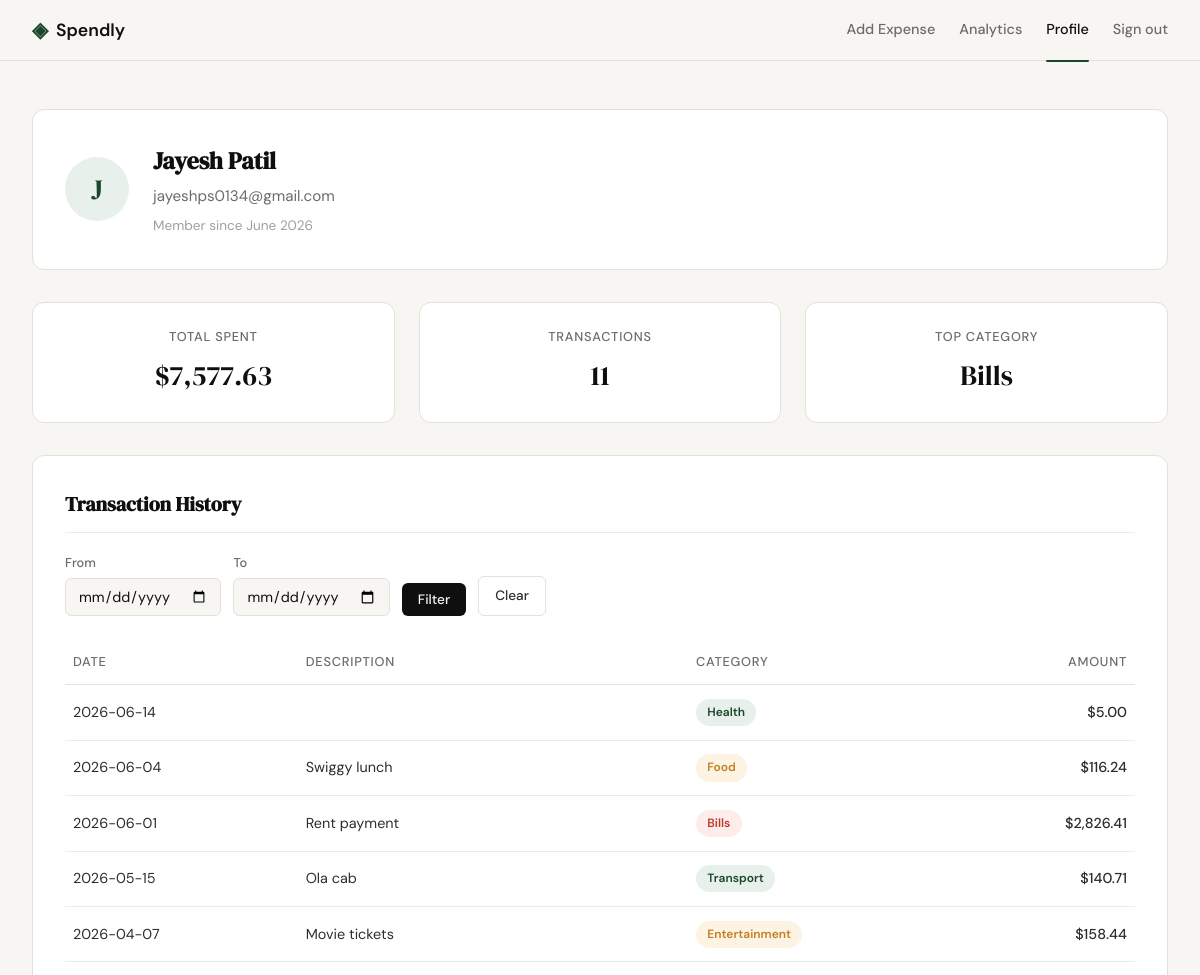
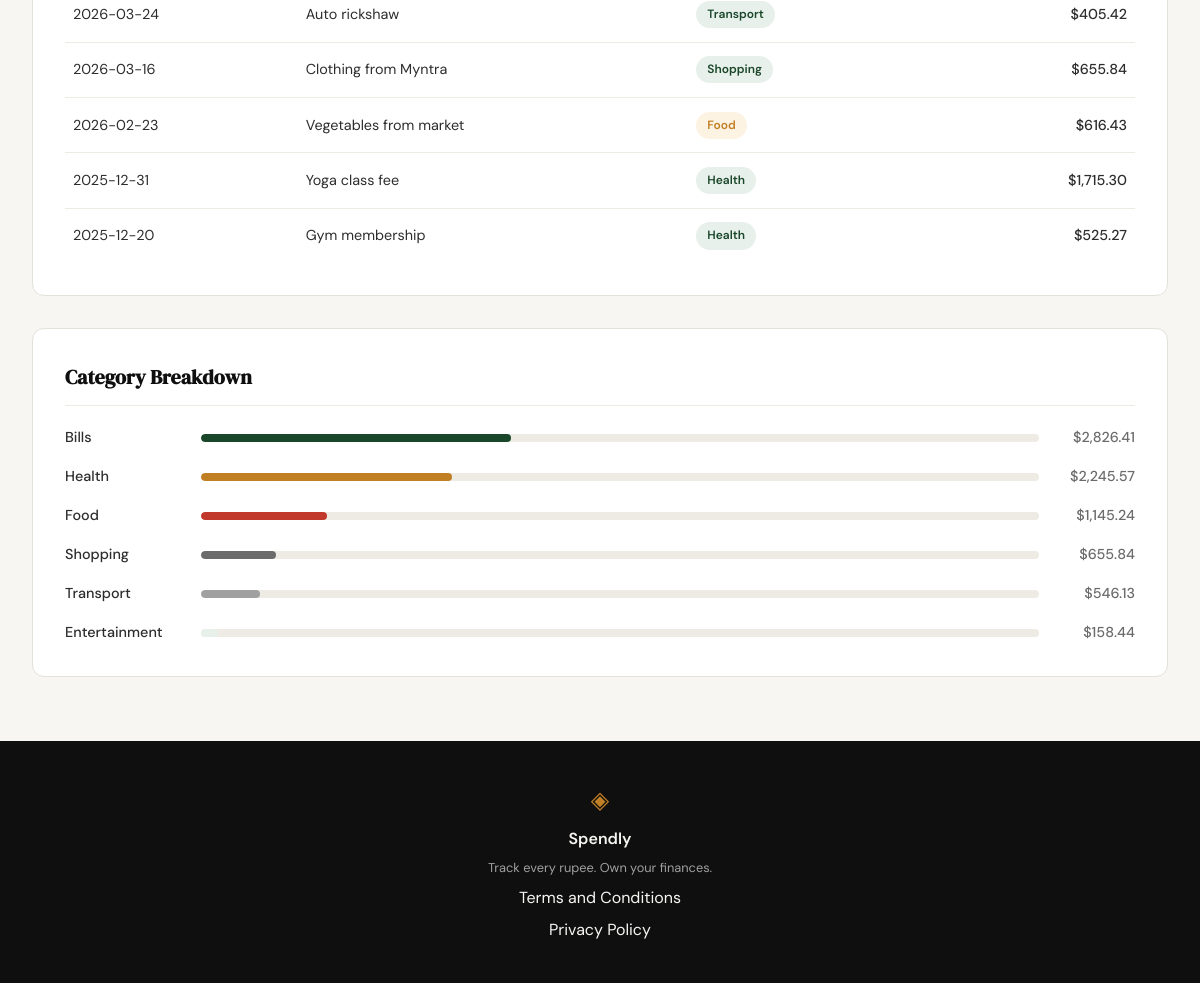
Page /profile (signed in) on the committed database (2 pictures, top to bottom).
### tables this page shows
CREATE TABLE users (
                id            INTEGER PRIMARY KEY AUTOINCREMENT,
                name          TEXT    NOT NULL,
                email         TEXT    UNIQUE NOT NULL,
                password_hash TEXT    NOT NULL,
                created_at    TEXT    DEFAULT (datetime('now'))
            );

CREATE TABLE expenses (
                id          INTEGER PRIMARY KEY AUTOINCREMENT,
                user_id     INTEGER NOT NULL,
                amount      REAL    NOT NULL,
                category    TEXT    NOT NULL,
                date        TEXT    NOT NULL,
                description TEXT,
                created_at  TEXT    DEFAULT (datetime('now')),
                FOREIGN KEY (user_id) REFERENCES users (id)
            );

### app.py (the view)
@app.route("/profile")
def profile():
    if "user_id" not in session:
        return redirect(url_for("login"))
    user_id = session["user_id"]
    raw_start = request.args.get("start_date", "").strip()
    raw_end = request.args.get("end_date", "").strip()
    if raw_start and not _is_valid_date(raw_start):
        raw_start = ""
    if raw_end and not _is_valid_date(raw_end):
        raw_end = ""
    if raw_start and raw_end and raw_start > raw_end:
        raw_start = raw_end = ""
    start_date = raw_start or None
    end_date = raw_end or None
    user_row = get_user_by_id(user_id)
    if user_row is None:
        session.clear()
        return redirect(url_for("login"))
    created_dt = datetime.strptime(user_row["created_at"], "%Y-%m-%d %H:%M:%S")
    user = {
        "name": user_row["name"],
        "email": user_row["email"],
        "member_since": created_dt.strftime("%B %Y"),
    }
    stats_raw = get_expense_stats(user_id, start_date, end_date)
    stats = {
        "total_spent": f"${stats_raw['total_spent']:,.2f}",
        "transaction_count": stats_raw["transaction_count"],
        "top_category": stats_raw["top_category"],
    }
    if start_date or end_date:
        expense_rows = get_expenses_by_date_range(user_id, start_date, end_date)
    else:
        expense_rows = get_recent_expenses(user_id)
    transactions = [
        {
            "date": r["date"],
            "description": r["description"] or "",
            "category": r["category"],
            "amount": f"${r['amount']:,.2f}",
        }
        for r in expense_rows
    ]
    breakdown = get_category_breakdown(user_id, start_date, end_date)
    categories = [
        {
            "name": c["category"],
            "amount": f"${c['total']:,.2f}",
            "percentage": c["percentage"],
        }
        for c in breakdown
    ]
    return render_template(
        "profile.html",
        user=user,
        stats=stats,
        transactions=transactions,
        categories=categories,
        start_date=start_date,
        end_date=end_date,
    )

### database/db.py (called while the page is built)
def get_db():
    conn = sqlite3.connect(DATABASE)
    conn.row_factory = sqlite3.Row
    conn.execute("PRAGMA foreign_keys = ON")
    return conn

def get_user_by_id(user_id):
    conn = get_db()
    try:
        return conn.execute(
            "SELECT id, name, email, created_at FROM users WHERE id = ?",
            (user_id,),
        ).fetchone()
    finally:
        conn.close()

def _build_date_clause(user_id, start_date=None, end_date=None):
    params = [user_id]
    clause = ""
    if start_date:
        clause += " AND date >= ?"
        params.append(start_date)
    if end_date:
        clause += " AND date <= ?"
        params.append(end_date)
    return clause, params

def get_recent_expenses(user_id, limit=10):
    conn = get_db()
    try:
        return conn.execute(
            "SELECT id, date, description, category, amount "
            "FROM expenses WHERE user_id = ? "
            "ORDER BY date DESC LIMIT ?",
            (user_id, limit),
        ).fetchall()
    finally:
        conn.close()

def get_category_breakdown(user_id, start_date=None, end_date=None):
    conn = get_db()
    try:
        date_clause, params = _build_date_clause(user_id, start_date, end_date)
        rows = conn.execute(
            "SELECT category, SUM(amount) AS total "
            "FROM expenses WHERE user_id = ?" + date_clause + " "
            "GROUP BY category ORDER BY total DESC",
            params,
        ).fetchall()
        if not rows:
            return []
        grand_total = sum(float(r["total"]) for r in rows)
        breakdown = []
        for r in rows:
            cat_total = float(r["total"])
            percentage = round(cat_total / grand_total * 100)
            breakdown.append({
                "category": r["category"],
                "total": cat_total,
                "percentage": percentage,
            })
        return breakdown
    finally:
        conn.close()

### templates/profile.html (shortened to what this page needs)
{% extends "base.html" %}
{% block head %}
<link rel="stylesheet" href="{{ url_for('static', filename='css/profile.css') }}">
{% endblock %}
{% block content %}
<section class="profile-section">
    <div class="profile-inner">
        <div class="profile-card user-card">
            <div class="user-avatar" aria-hidden="true">{{ user.name[0] }}</div>
            <div class="user-details">
                <h1 class="user-name">{{ user.name }}</h1>
                <p class="user-email">{{ user.email }}</p>
                <p class="user-joined">Member since {{ user.member_since }}</p>
            </div>
        </div>
        <div class="stats-row">
            <div class="stat-card">
                <span class="stat-label">Total Spent</span>
                <span class="stat-value">{{ stats.total_spent }}</span>
            </div>
            <div class="stat-card">
                <span class="stat-label">Transactions</span>
                <span class="stat-value">{{ stats.transaction_count }}</span>
            </div>
            <div class="stat-card">
                <span class="stat-label">Top Category</span>
                <span class="stat-value">{{ stats.top_category }}</span>
            </div>
        </div>
        <div class="profile-card">
            <h2 class="section-title">Transaction History</h2>
            <div class="date-filter">
                <form method="GET" action="{{ url_for('profile') }}" class="date-filter-form">
                    <div class="filter-field">
                        <label for="start_date">From</label>
                        <input type="date" id="start_date" name="start_date" value="{{ start_date or '' }}">
                    </div>
                    <div class="filter-field">
                        <label for="end_date">To</label>
                        <input type="date" id="end_date" name="end_date" value="{{ end_date or '' }}">
                    </div>
                    <button type="submit" class="btn-primary filter-btn">Filter</button>
                    <a href="{{ url_for('profile') }}" class="btn-ghost filter-btn">Clear</a>
                </form>
            </div>
            {% if transactions %}
            <div class="table-wrapper">
                <table class="transaction-table">
                    <thead>
                        <tr>
                            <th>Date</th>
                            <th>Description</th>
                            <th>Category</th>
                            <th class="col-amount">Amount</th>
                        </tr>
                    </thead>
                    <tbody>
                        {% for txn in transactions %}
                        <tr>
                            <td class="txn-date">{{ txn.date }}</td>
                            <td class="txn-desc">{{ txn.description }}</td>
                            <td><span class="category-badge badge-{{ txn.category | lower }}">{{ txn.category }}</span></td>
                            <td class="txn-amount">{{ txn.amount }}</td>
                        </tr>
                        {% endfor %}
                    </tbody>
                </table>
            </div>
            {% else %}
            <p class="empty-message">No expenses found in this date range.</p>
            {% endif %}
        </div>
        <div class="profile-card">
            <h2 class="section-title">Category Breakdown</h2>
            <div class="category-bars">
                {% for cat in categories %}
                <div class="category-bar-row">
                    <span class="category-name">{{ cat.name }}</span>
                    <div class="category-bar-track">
                        <div class="category-bar category-bar-{{ loop.index }}" style="width: {{ cat.percentage }}%"></div>
                    </div>
                    <span class="category-amount">{{ cat.amount }}</span>
                </div>
                {% endfor %}
            </div>
        </div>
    </div>
</section>
{% endblock %}

### static/css/style.css (style rules this page uses)
:root { --ink: #0f0f0f; --ink-soft: #2d2d2d; --ink-muted: #6b6b6b; --ink-faint: #a0a0a0; --paper: #f7f6f3; --paper-warm: #f0ede6; --paper-card: #ffffff; --accent: #1a472a; --accent-light: #e8f0eb; --accent-2: #c17f24; --accent-2-light: #fdf3e3; --danger: #c0392b; --danger-light: #fdecea; --border: #e4e1da; --border-soft: #eeebe4; --font-display: 'DM Serif Display', Georgia, serif; --font-body: 'DM Sans', system-ui, sans-serif; --max-width: 1200px; --auth-width: 440px; --radius-sm: 6px; --radius-md: 12px; --radius-lg: 20px; }
*, *::before, *::after { box-sizing: border-box; margin: 0; padding: 0; }
html { font-size: 16px; scroll-behavior: smooth; }
body { background: var(--paper); color: var(--ink); font-family: var(--font-body); font-size: 1rem; line-height: 1.6; -webkit-font-smoothing: antialiased; }
a { color: inherit; text-decoration: none; }
.btn-primary { display: inline-block; background: var(--ink); color: var(--paper); padding: 0.65rem 1.5rem; border-radius: var(--radius-sm); font-family: var(--font-body); font-size: 0.9rem; font-weight: 500; cursor: pointer; border: none; transition: background 0.2s; text-decoration: none; }
.btn-ghost { display: inline-block; background: transparent; color: var(--ink-soft); padding: 0.65rem 1.5rem; border-radius: var(--radius-sm); font-size: 0.9rem; font-weight: 500; border: 1px solid var(--border); transition: all 0.2s; text-decoration: none; }

### rows in the picture
users: name "J", name "Jayesh Patil", email "jayeshps0134@gmail.com"
expenses: top_category "Bills", date "2026-06-01", description "Rent payment", category "Bills", amount "$2,826.41", name "Bills", {{ cat.percentage }} 37 (drawn)
expenses: date "2026-06-14", category "Health", amount "$5.00"
expenses: date "2026-06-04", description "Swiggy lunch", category "Food", amount "$116.24"
expenses: date "2026-05-15", description "Ola cab", category "Transport", amount "$140.71"
expenses: date "2026-04-07", description "Movie tickets", category "Entertainment", amount "$158.44", name "Entertainment", {{ cat.percentage }} 2 (drawn)
expenses: date "2026-03-24", description "Auto rickshaw", category "Transport", amount "$405.42"
expenses: date "2026-03-16", description "Clothing from Myntra", category "Shopping", amount "$655.84", name "Shopping", {{ cat.percentage }} 9 (drawn)
expenses: date "2026-02-23", description "Vegetables from market", category "Food", amount "$616.43"
expenses: date "2025-12-31", description "Yoga class fee", category "Health", amount "$1,715.30"
expenses: date "2025-12-20", description "Gym membership", category "Health", amount "$525.27"

### other values in the picture
{{ user.member_since }} "June 2026"
{{ stats.total_spent }} "$7,577.63"
{{ stats.transaction_count }} "11"
{{ cat.name }} "Health" "Food" "Transport"
{{ cat.amount }} "$2,245.57" "$1,145.24" "$546.13"
